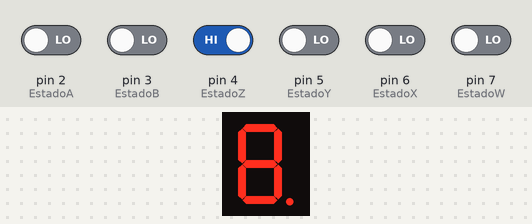
Recording of a sketch running on a simulated Arduino Uno, built with avr-gcc and run on an emulated ATmega328P. Parts: 1-digit seven-segment display. Wiring (inferred from the names in the program): 1-digit 7-segment display, segments lit when LOW: segments pin 8, pin 9, pin 10, pin 11, pin 12, pin 13, A5, A4. The inputs (shaded band) are chosen by the test bench; at power-on: pin 4 (EstadoZ) HIGH, pin 2 (EstadoA), pin 3 (EstadoB), pin 5 (EstadoY), pin 6 (EstadoX), pin 7 (EstadoW) LOW. The segment pins are drawn as the display they are named for.

Above: at 1.2 s.
1.3 s: pin 2 (EstadoA) driven HIGH
At 2.5 s:
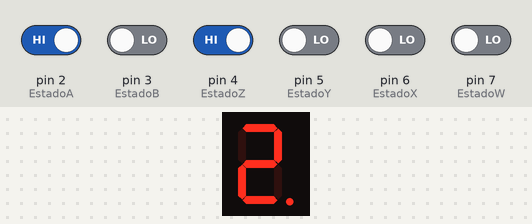
2.8 s: pin 4 (EstadoZ) driven LOW
At 3.7 s:
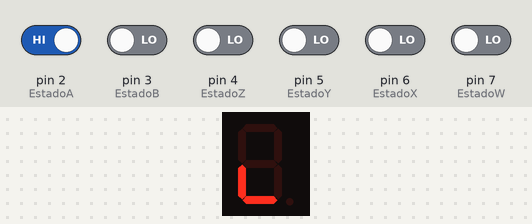
4.3 s: pin 4 (EstadoZ) driven HIGH
At 4.9 s:
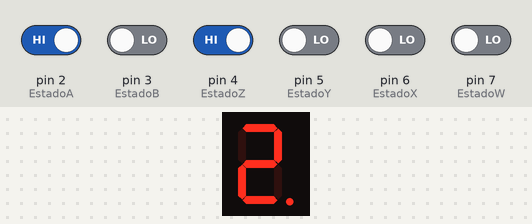
5.8 s: pin 6 (EstadoX) driven HIGH
At 7.2 s:
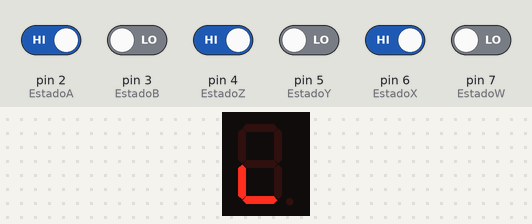
Timing chart, 0 to 8.3 s (numbered marks = the images above; inputs shaded):
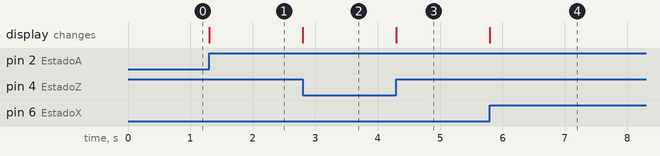

Measured:
- after the input at 1.3 s, the display: changes at once (image 1)
- after the input at 2.8 s, the display: changes at once (image 2)
- after the input at 4.3 s, the display: changes at once (image 3)
- after the input at 5.8 s, the display: changes at once (image 4)

The sketch:

ALUmoreDISPLAY.ino
```cpp
int EstadoA=2;
int EstadoB=3;
//ENTRADAS DE CONTROL
int EstadoZ=4;
int EstadoY=5;
int EstadoX=6;
int EstadoW=7;
int a =8;
int b =9;
int c =10;
int d =11;
int e =12;
int f =13;
int g =A5;
int h =A4;
void setup() {
  // put your setup code here, to run once:
  pinMode (EstadoA,INPUT);
  pinMode (EstadoB,INPUT);
  pinMode (EstadoZ,INPUT);//CONTROL 1 Z
  pinMode (EstadoY,INPUT);//CONTROL 2 Y
  pinMode (EstadoX,INPUT);//CONTROL 3 X
  pinMode (EstadoW,INPUT);//CONTROL 4 W
  pinMode (a,OUTPUT);//A
  pinMode (b,OUTPUT);//B
  pinMode (c,OUTPUT);//C
  pinMode (d,OUTPUT);//D
  pinMode (e,OUTPUT);//E
  pinMode (f, OUTPUT);//F
  pinMode (g, OUTPUT);//G
  pinMode (h, OUTPUT);//H
}

void loop() {
  // put your main code here, to run repeatedly:
  //Leer las variables físicas
  EstadoA=digitalRead (2);
  EstadoB=digitalRead (3);
  //ESTADOS DE CONTROL
  EstadoZ=digitalRead (4);
  EstadoY=digitalRead (5);
  EstadoX=digitalRead (6);
  EstadoW=digitalRead (7);
  //inicia ALU
    //XOR ^ (Suma)
    if((!EstadoZ&&!EstadoY&&!EstadoX&&EstadoW)&&(EstadoA^EstadoB)){digitalWrite(a,LOW),digitalWrite(b,LOW),digitalWrite(c,HIGH),digitalWrite(d,LOW),digitalWrite(e,LOW),digitalWrite(f,HIGH),digitalWrite(g,LOW),digitalWrite(h,LOW);}
    //AND && (Acarreos)
    if((!EstadoZ&&!EstadoY&&!EstadoX&&EstadoW)&&(EstadoA&&EstadoB)){digitalWrite(a,LOW),digitalWrite(b,HIGH),digitalWrite(c,HIGH),digitalWrite(d,HIGH),digitalWrite(e,LOW),digitalWrite(f,LOW),digitalWrite(g,HIGH),digitalWrite(h,HIGH);}
    //(suma)Apagado
    if((!EstadoZ&&!EstadoY&&!EstadoX&&EstadoW)&&(!EstadoA&&!EstadoB)){digitalWrite(a,HIGH),digitalWrite(b,HIGH),digitalWrite(c,HIGH),digitalWrite(d,LOW),digitalWrite(e,LOW),digitalWrite(f,HIGH),digitalWrite(g,HIGH),digitalWrite(h,HIGH);}

     //XOR ^ (Resta)
    if((!EstadoZ&&!EstadoY&&EstadoX&&!EstadoW)&&(EstadoA^EstadoB)){digitalWrite(a,LOW),digitalWrite(b,LOW),digitalWrite(c,HIGH),digitalWrite(d,LOW),digitalWrite(e,LOW),digitalWrite(f,HIGH),digitalWrite(g,LOW),digitalWrite(h,LOW);}
    //0 para cuando el XOR sea 0
    else if(!EstadoZ&&!EstadoY&&EstadoX&&!EstadoW){digitalWrite(a,HIGH),digitalWrite(b,HIGH),digitalWrite(c,HIGH),digitalWrite(d,LOW),digitalWrite(e,LOW),digitalWrite(f,HIGH),digitalWrite(g,HIGH),digitalWrite(h,HIGH);}
    //AND+NOT(A) ! && (Signo)
    if((!EstadoZ&&!EstadoY&&EstadoX&&!EstadoW)&&(!EstadoA&&EstadoB)){digitalWrite(a,LOW),digitalWrite(b,LOW),digitalWrite(c,HIGH),digitalWrite(d,LOW),digitalWrite(e,HIGH),digitalWrite(f,HIGH),digitalWrite(g,LOW),digitalWrite(h,LOW);}

      //AND && (Multiplicación)
    if((!EstadoZ&&!EstadoY&&EstadoX&&EstadoW)&&(EstadoA&&EstadoB)){digitalWrite(a,LOW),digitalWrite(b,LOW),digitalWrite(c,HIGH),digitalWrite(d,LOW),digitalWrite(e,LOW),digitalWrite(f,HIGH),digitalWrite(g,LOW),digitalWrite(h,LOW);}
    else if(!EstadoZ&&!EstadoY&&EstadoX&&EstadoW){digitalWrite(a,HIGH),digitalWrite(b,HIGH),digitalWrite(c,HIGH),digitalWrite(d,LOW),digitalWrite(e,LOW),digitalWrite(f,HIGH),digitalWrite(g,HIGH),digitalWrite(h,HIGH);}


    //AND && (División)
    if((!EstadoZ&&EstadoY&&!EstadoX&&!EstadoW)&&(EstadoA&&EstadoB)){digitalWrite(a,LOW),digitalWrite(b,LOW),digitalWrite(c,HIGH),digitalWrite(d,LOW),digitalWrite(e,LOW),digitalWrite(f,HIGH),digitalWrite(g,LOW),digitalWrite(h,LOW);}
    else if ((!EstadoZ&&EstadoY&&!EstadoX&&!EstadoW)&&(!EstadoA&&EstadoB)){digitalWrite(a,HIGH),digitalWrite(b,HIGH),digitalWrite(c,HIGH),digitalWrite(d,LOW),digitalWrite(e,LOW),digitalWrite(f,HIGH),digitalWrite(g,HIGH),digitalWrite(h,HIGH);}
    //AND+NOT && ! (Infinito)
    if((!EstadoZ&&EstadoY&&!EstadoX&&!EstadoW)&&(EstadoA&&!EstadoB)){digitalWrite(a,HIGH),digitalWrite(b,HIGH),digitalWrite(c,HIGH),digitalWrite(d,LOW),digitalWrite(e,LOW),digitalWrite(f,HIGH),digitalWrite(g,HIGH),digitalWrite(h,HIGH);}
    //AND+NOT ! && ! (Indefinido)
    if((!EstadoZ&&EstadoY&&!EstadoX&&!EstadoW)&&(!EstadoA&&!EstadoB)){digitalWrite(a,LOW),digitalWrite(b,LOW),digitalWrite(c,LOW),digitalWrite(d,LOW),digitalWrite(e,HIGH),digitalWrite(f,LOW),digitalWrite(g,LOW),digitalWrite(h,LOW);}

   //AND &&
    if((!EstadoZ&&EstadoY&&!EstadoX&&EstadoW)&&(EstadoA&&EstadoB)){digitalWrite(a,LOW),digitalWrite(b,LOW),digitalWrite(c,HIGH),digitalWrite(d,LOW),digitalWrite(e,LOW),digitalWrite(f,HIGH),digitalWrite(g,LOW),digitalWrite(h,LOW);}
    else if(!EstadoZ&&EstadoY&&!EstadoX&&EstadoW){digitalWrite(a,HIGH),digitalWrite(b,HIGH),digitalWrite(c,HIGH),digitalWrite(d,LOW),digitalWrite(e,LOW),digitalWrite(f,HIGH),digitalWrite(g,HIGH),digitalWrite(h,HIGH);}

     //OR ||
    if((!EstadoZ&&EstadoY&&EstadoX&&!EstadoW)&&(EstadoA||EstadoB)){digitalWrite(a,LOW),digitalWrite(b,LOW),digitalWrite(c,HIGH),digitalWrite(d,LOW),digitalWrite(e,LOW),digitalWrite(f,HIGH),digitalWrite(g,LOW),digitalWrite(h,LOW);}
    else if(!EstadoZ&&EstadoY&&EstadoX&&!EstadoW){digitalWrite(a,HIGH),digitalWrite(b,HIGH),digitalWrite(c,HIGH),digitalWrite(d,LOW),digitalWrite(e,LOW),digitalWrite(f,HIGH),digitalWrite(g,HIGH),digitalWrite(h,HIGH);}

     //NOT A !
    if((!EstadoZ&&EstadoY&&EstadoX&&EstadoW)&&!EstadoA){digitalWrite(a,LOW),digitalWrite(b,LOW),digitalWrite(c,HIGH),digitalWrite(d,LOW),digitalWrite(e,LOW),digitalWrite(f,HIGH),digitalWrite(g,LOW),digitalWrite(h,LOW);}
    else if((!EstadoZ&&EstadoY&&EstadoX&&EstadoW)&&EstadoA){digitalWrite(a,HIGH),digitalWrite(b,HIGH),digitalWrite(c,HIGH),digitalWrite(d,LOW),digitalWrite(e,LOW),digitalWrite(f,HIGH),digitalWrite(g,HIGH),digitalWrite(h,HIGH);}
    //NOT B !
    if((!EstadoZ&&EstadoY&&EstadoX&&EstadoW)&&!EstadoB){digitalWrite(a,LOW),digitalWrite(b,LOW),digitalWrite(c,HIGH),digitalWrite(d,LOW),digitalWrite(e,LOW),digitalWrite(f,HIGH),digitalWrite(g,LOW),digitalWrite(h,LOW);}
    else if ((!EstadoZ&&EstadoY&&EstadoX&&EstadoW)&&EstadoB){digitalWrite(a,HIGH),digitalWrite(b,HIGH),digitalWrite(c,HIGH),digitalWrite(d,LOW),digitalWrite(e,LOW),digitalWrite(f,HIGH),digitalWrite(g,HIGH),digitalWrite(h,HIGH);}

     //XOR ^
    if((EstadoZ&&!EstadoY&&!EstadoX&&!EstadoW)&&(EstadoA^EstadoB)){digitalWrite(a,LOW),digitalWrite(b,LOW),digitalWrite(c,HIGH),digitalWrite(d,LOW),digitalWrite(e,LOW),digitalWrite(f,HIGH),digitalWrite(g,LOW),digitalWrite(h,LOW);}
    else if(!EstadoZ&&!EstadoY&&!EstadoX&&!EstadoW){digitalWrite(a,HIGH),digitalWrite(b,HIGH),digitalWrite(c,HIGH),digitalWrite(d,LOW),digitalWrite(e,LOW),digitalWrite(f,HIGH),digitalWrite(g,HIGH),digitalWrite(h,HIGH);}


    // NOR (!||)
    if ((EstadoZ && !EstadoY && !EstadoX && EstadoW) && (!EstadoA && !EstadoB)) {digitalWrite(8, LOW),digitalWrite(9, LOW),digitalWrite(10, HIGH),digitalWrite(11, LOW),digitalWrite(12, LOW),digitalWrite(13, HIGH),digitalWrite(A5, LOW),digitalWrite(A4, LOW);}
    else if ((EstadoZ && !EstadoY && !EstadoX && EstadoW) && (EstadoA || EstadoB)) {digitalWrite(8, HIGH),digitalWrite(9, HIGH),digitalWrite(10, HIGH),digitalWrite(11, LOW),digitalWrite(12, LOW),digitalWrite(13, HIGH),digitalWrite(A5, HIGH),digitalWrite(A4, HIGH);}

  // XNOR (!^!)
    if ((EstadoZ && !EstadoY && EstadoX && !EstadoW) && ((EstadoA && EstadoB) || (!EstadoA && !EstadoB))) {digitalWrite(8, LOW),digitalWrite(9, LOW),digitalWrite(10, HIGH),digitalWrite(11, LOW),digitalWrite(12, LOW),digitalWrite(13, HIGH),digitalWrite(A5, LOW),digitalWrite(A4, LOW);}
    else if ((EstadoZ && !EstadoY && EstadoX && !EstadoW) && (EstadoA != EstadoB)) {digitalWrite(8, HIGH),digitalWrite(9, HIGH),digitalWrite(10, HIGH),digitalWrite(11, LOW),digitalWrite(12, LOW),digitalWrite(13, HIGH),digitalWrite(A5, HIGH),digitalWrite(A4, HIGH);}

    //NAND &&
    if((EstadoZ&&!EstadoY&&EstadoX&&EstadoW)&&(!EstadoA||!EstadoB)){digitalWrite(a,LOW),digitalWrite(b,LOW),digitalWrite(c,HIGH),digitalWrite(d,LOW),digitalWrite(e,LOW),digitalWrite(f,HIGH),digitalWrite(g,LOW),digitalWrite(h,LOW);}
    else if ((EstadoZ&&!EstadoY&&EstadoX&&EstadoW)&&(EstadoA||EstadoB)){digitalWrite(a,HIGH),digitalWrite(b,HIGH),digitalWrite(c,HIGH),digitalWrite(d,LOW),digitalWrite(e,LOW),digitalWrite(f,HIGH),digitalWrite(g,HIGH),digitalWrite(h,HIGH);}

  if(!EstadoZ&&!EstadoY&&!EstadoX&&!EstadoW){
  digitalWrite(a,HIGH),digitalWrite(b,HIGH),digitalWrite(c,HIGH),digitalWrite(d,LOW),digitalWrite(e,LOW),digitalWrite(f,HIGH),digitalWrite(g,HIGH),digitalWrite(h,HIGH);}
}
```
